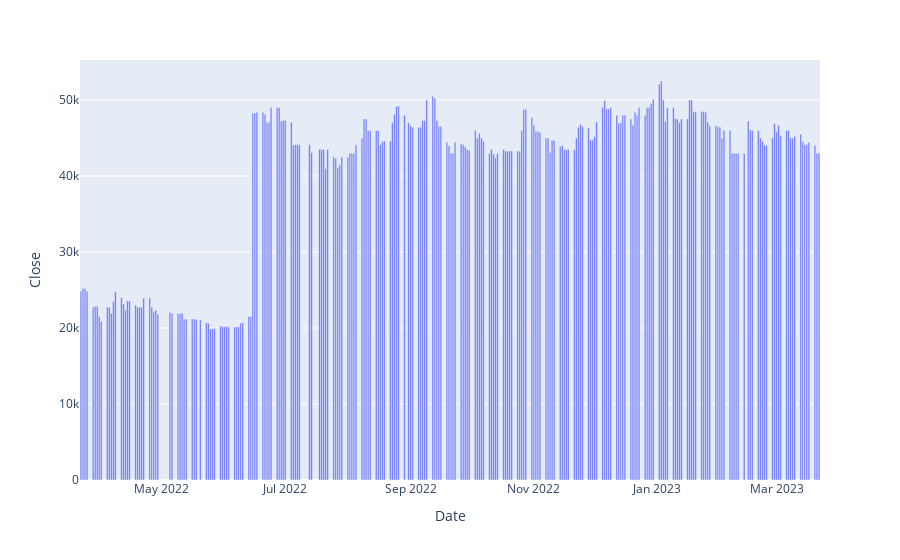

The notebook cell this image was saved under:
### Code cell
figure = px.bar(data, x = "Date", y= "Close")
figure.show()

### Figure 1 — Plotly figure (JSON) as saved in the notebook; plotly's stock layout.template omitted (floating-point values rounded to 4 significant figures; data arrays with more than 128 entries replaced by an {"elided": "..."} marker saying what was removed)
{"data": [{"alignmentgroup": "True", "hovertemplate": "Date=%{x}<br>Close=%{y}<extra></extra>", "legendgroup": "", "marker": {"color": "#636efa", "pattern": {"shape": ""}}, "name": "", "offsetgroup": "", "orientation": "v", "showlegend": false, "textposition": "auto", "type": "bar", "x": {"elided": "253 str values"}, "xaxis": "x", "y": {"elided": "253 float values"}, "yaxis": "y"}], "layout": {"barmode": "relative", "legend": {"tracegroupgap": 0}, "margin": {"t": 60}, "xaxis": {"anchor": "y", "domain": [0, 1], "title": {"text": "Date"}}, "yaxis": {"anchor": "x", "domain": [0, 1], "title": {"text": "Close"}}}}
